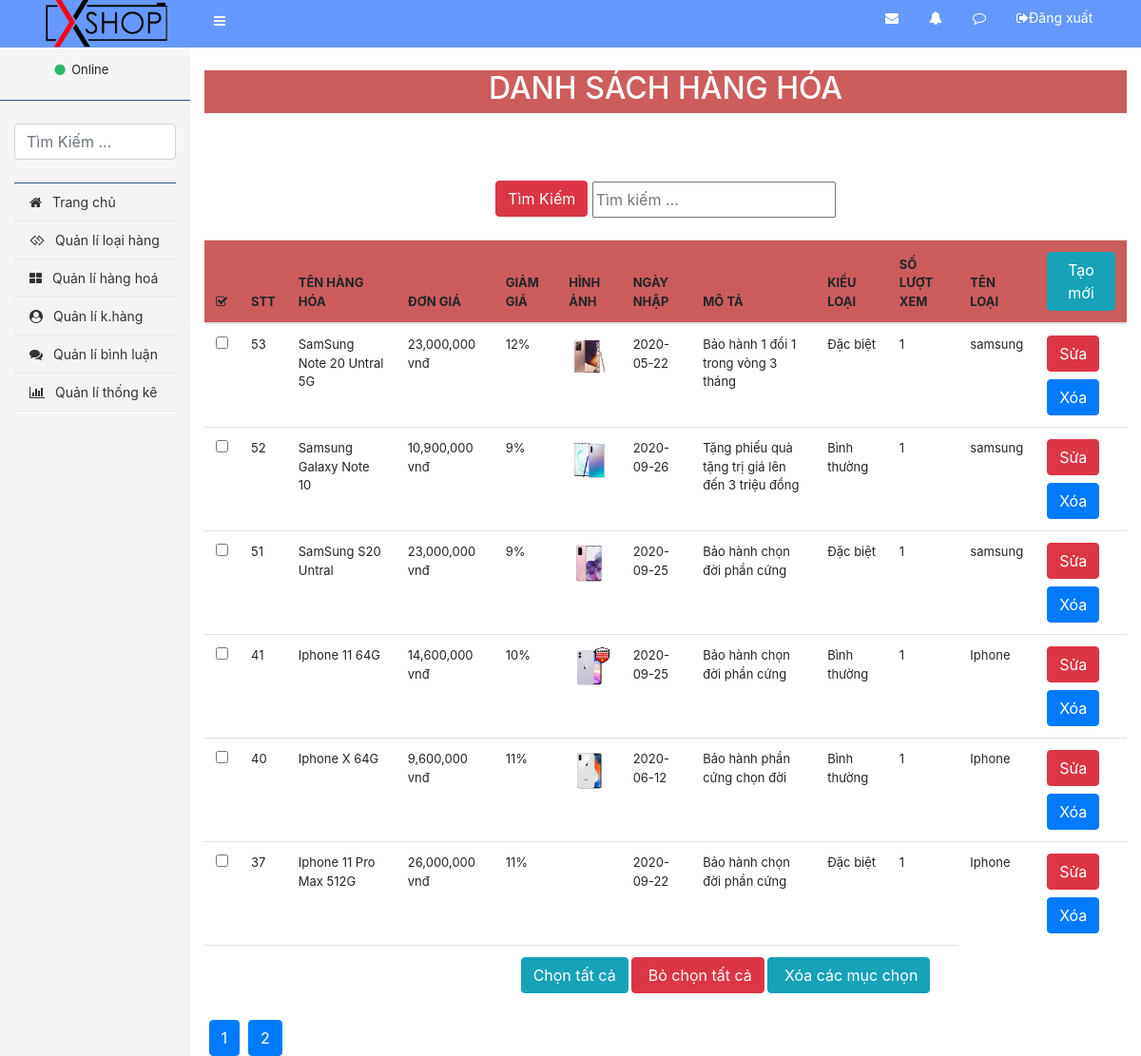
/admin/hang_hoa/list.php, run on the app's committed database.
### tables this page shows
CREATE TABLE `hang_hoa` (
  `id` int(11) NOT NULL,
  `ten_hh` varchar(50) NOT NULL,
  `don_gia` float NOT NULL,
  `giam_gia` float NOT NULL,
  `hinh` varchar(255) NOT NULL,
  `ngay_nhap` date NOT NULL,
  `mo_ta` varchar(255) NOT NULL,
  `dac_biet` bit(1) NOT NULL,
  `so_luot_xem` int(11) DEFAULT NULL,
  `ma_loai` int(11) NOT NULL
);

CREATE TABLE `loai_hang` (
  `id` int(11) NOT NULL,
  `ten_loai` varchar(50) NOT NULL
);

### dao/pdo.php (called while the page is built, shortened)
<?php
    function connect(){
        $host = "localhost" ;
        $dbname = "dam" ;
        $dbusername = "root" ;
        $dbpass = "" ;
        return new PDO("mysql:host=$host;dbname=$dbname;charset=utf8", $dbusername,$dbpass) ;
    }
    function select_all($sql){
        $connect = connect();
        $stml = $connect->prepare($sql);
        $stml->execute();
        return $select_all = $stml->fetchAll();
    }
?>

### admin/hang_hoa/list.php (the view, shortened to what this page needs)
<?php
      include "../layout/header.php" ;
      require_once APP_PATH."/dao/pdo.php" ;
    if (!isset($_GET['product'])) {
        $product = 1;
    } else {
        $product = $_GET['product'];
    }
    $data = 6;
    $sql = "SELECT count(*) FROM `hang_hoa`";
    $conn = connect() ;
    $result = $conn->prepare($sql);
    $result->execute();
    $number = $result->fetchColumn();
    $page = ceil($number / $data);
    $tin = ($product - 1) * $data;
    $keyword = isset($_GET['keyword']) ? $_GET['keyword'] : "" ;
    $sql = "select
                  hang_hoa.id,
                  hang_hoa.ten_hh,
                  hang_hoa.don_gia,
                  hang_hoa.giam_gia,
                  hang_hoa.hinh,
                  hang_hoa.ngay_nhap,
                  hang_hoa.mo_ta,
                  hang_hoa.dac_biet,
                  hang_hoa.so_luot_xem,
                  hang_hoa.ma_loai,
                  loai_hang.ten_loai as 'TÊN LOẠI'
                  from hang_hoa join loai_hang on hang_hoa.ma_loai = loai_hang.id
                  ORDER BY hang_hoa.id DESC LIMIT $tin , $data" ;
    $hang_hoas = select_all($sql) ;
?>
 <div class="col-md-10">
        <div style=" width: 100%; background-color: indianred; height: 45px; color: white; margin-right: 40px;" class="text-center mb-5 mt-4">
                <span><h2 style="text-transform: uppercase;">Danh sách hàng hóa</h2></span>
        </div>
        <div class="row">
            <div class="col-md-12 text-danger d-flex justify-content-center align-items-center">
                <form action="" method="GET" class="mt-4">
                    <div class="form-group">
                        <label for=""><button class="btn btn-danger" style="margin-top: -5px;">Tìm Kiếm</button></label>
                        <input type="text" placeholder="Tìm kiếm ..." style="height: 38px;" name="keyword" value="<?= $keyword ?>">
                    </div>
                </form>
            </div>
        </div>
        <div class="row">
             <div class="col-md-12 d-flex justify-content-center align-items-center">
                 <form action="" method="POST">
                    <table class="table " style="font-size: 13px;">
                        <thead style="background-color: indianred; ">
                            <tr>
                                <th width="20"><i class="fa fa-check-square-o" aria-hidden="true"></i></th>
                                <th>STT</th>
                                <th>TÊN HÀNG HÓA</th>
                                <th>ĐƠN GIÁ</th>
                                <th>GIẢM GIÁ</th>
                                <th>HÌNH ẢNH</th>
                                <th>NGÀY NHẬP</th>
                                <th>MÔ TẢ</th>
                                <th>KIỂU LOẠI</th>
                                <th>SỐ LƯỢT XEM</th>
                                <th>TÊN LOẠI</th>
                                <th>
                                    <a href="<?= BASE_URL?>admin/hang_hoa/new.php" class="btn btn-info">
                                        Tạo mới
                                    </a>
                                </th>
                            </tr>
                        </thead>
                        <tbody>
                            <?php foreach ($hang_hoas as $key) { ?>
                                <tr>
                                <td>
                                        <input type="checkbox" name="delete[]" value="<?php echo $key['id'] ?>">
                                    </td>
                                    <td><?php echo $key['id'] ?></td>
                                    <td><?php echo $key['ten_hh'] ?></td>
                                    <td><?php echo number_format($key['don_gia']) ?>  vnđ</td>
                                    <td><?php echo $key['giam_gia'] ?>%</td>
                                    <td>
                                        <img src="<?php echo BASE_URL. $key['hinh'] ?>" class="img-fluid" width="70" alt="">
                                    </td>
                                    <td><?php echo $key['ngay_nhap'] ?></td>
                                    <td><?php echo $key['mo_ta'] ?></td>
                                    <td>
                                        <?php if ($key['dac_biet'] == "1") {
                                            echo "Bình thường";
                                        } else {
                                            echo "Đặc biệt";
                                        }
                                    ?>
                                    </td>
                                    <td><?php echo $key['so_luot_xem'] ?></td>
                                    <td><?php echo $key['TÊN LOẠI'] ?></td>
                                    <td>
                                    <a href="<?php echo BASE_URL ?>admin/hang_hoa/edit.php?id=<?= $key['id'] ?>" class="btn btn-danger mb-2">Sửa</a>
                                    <a href="<?php echo BASE_URL ?>admin/hang_hoa/delete.php?id=<?= $key['id'] ?>" class="btn btn-primary" onclick="return confirm('Bạn chắc chắn muốn xóa ?')">Xóa</a>
                                    </td>
                                </tr>
                            <?php } ?>
                            <tr>
                                <td></td>
                                <td></td>
                                <td></td>
                                <td></td>
                                <td  colspan="6">
                                    <input type="button" value="Chọn tất cả" id="chonAll" class=" ml-3 btn btn-info">
                                    <input type="button" value=" Bỏ chọn tất cả" id="bochonAll" class="btn btn-danger">
                                    <input type="submit" value=" Xóa các mục chọn" id="xoaAll" name="xoaAll" class="btn btn-info">
                                </td>
                            </tr>
                        </tbody>
                    </table>
                 </form>
             </div>
        </div>
        <?php
            for ($t = 1; $t <= $page; $t++) { ?>
                &nbsp;<a name="" id="" class="btn btn-primary" href="<?php echo BASE_URL ?>admin/hang_hoa/list.php?product=<?= $t ?>" role="button"> <?= $t ?></a>
            <?php
            }
            ?>
   </div>
   </div>
   </div>
</body>
</html>

### admin/layout/header.php (style rules this page uses)
a { font-size: 14px; }

### data on the page
hang_hoa: id "53", ten_hh "SamSung Note 20 Untral 5G", don_gia "23,000,000", giam_gia "12", hinh (picture), ngay_nhap "2020-05-22", mo_ta "Bảo hành 1 đổi 1 trong vòng 3 tháng", dac_biet "Đặc biệt", so_luot_xem "1", ma_loai.ten_loai "samsung"
hang_hoa: id "52", ten_hh "Samsung Galaxy Note 10", don_gia "10,900,000", giam_gia "9", hinh (picture), ngay_nhap "2020-09-26", mo_ta "Tặng phiếu quà tặng trị giá lên đến 3 triệu đồng", dac_biet "Bình thường", so_luot_xem "1", ma_loai.ten_loai "samsung"
hang_hoa: id "51", ten_hh "SamSung S20 Untral", don_gia "23,000,000", giam_gia "9", hinh (picture), ngay_nhap "2020-09-25", mo_ta "Bảo hành chọn đời phần cứng", dac_biet "Đặc biệt", so_luot_xem "1", ma_loai.ten_loai "samsung"
hang_hoa: id "41", ten_hh "Iphone 11 64G", don_gia "14,600,000", giam_gia "10", hinh (picture), ngay_nhap "2020-09-25", mo_ta "Bảo hành chọn đời phần cứng", dac_biet "Bình thường", so_luot_xem "1", ma_loai.ten_loai "Iphone"
hang_hoa: id "40", ten_hh "Iphone X 64G", don_gia "9,600,000", giam_gia "11", hinh (picture), ngay_nhap "2020-06-12", mo_ta "Bảo hành phần cứng chọn đời", dac_biet "Bình thường", so_luot_xem "1", ma_loai.ten_loai "Iphone"
hang_hoa: id "37", ten_hh "Iphone 11 Pro Max 512G", don_gia "26,000,000", giam_gia "11", ngay_nhap "2020-09-22", mo_ta "Bảo hành chọn đời phần cứng", dac_biet "Đặc biệt", so_luot_xem "1", ma_loai.ten_loai "Iphone"
